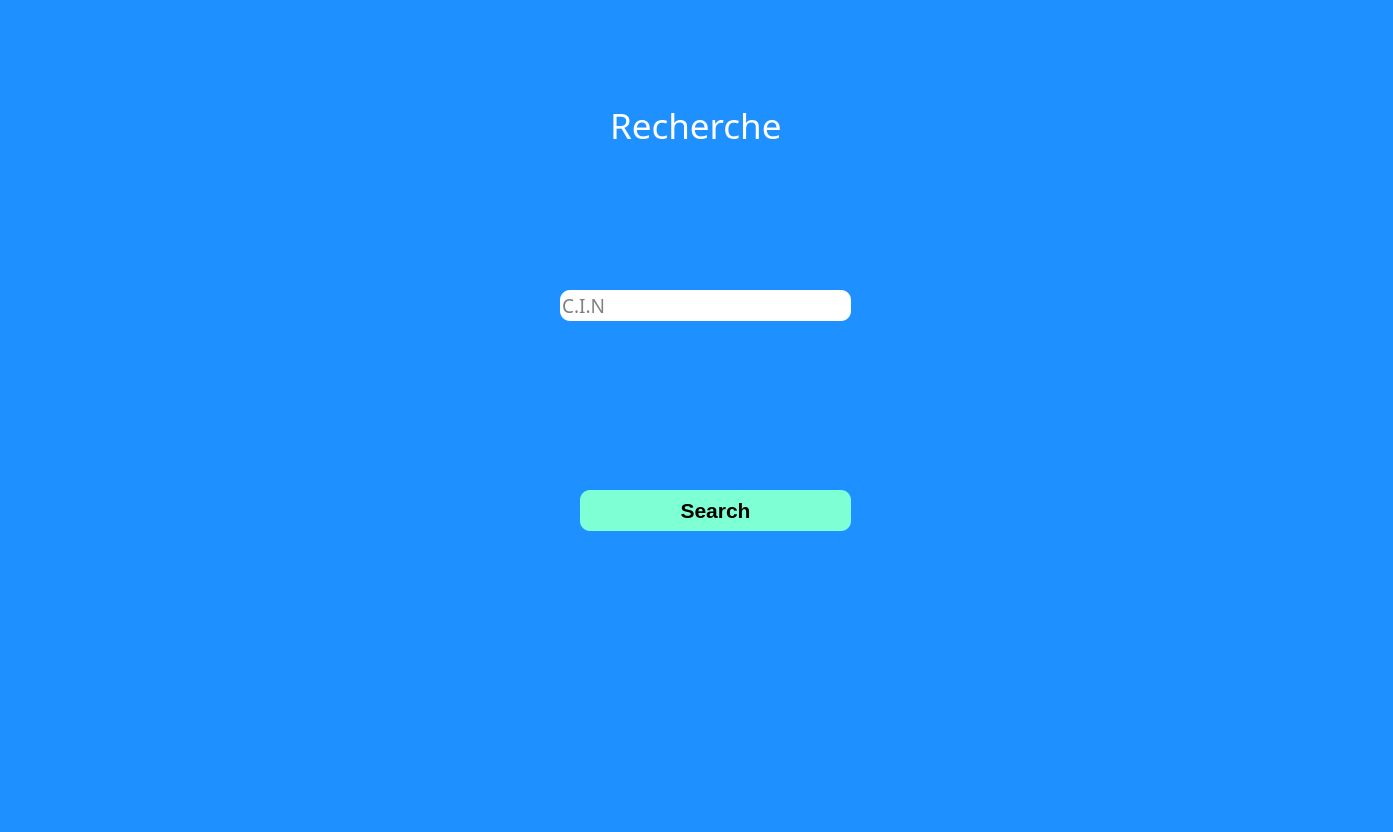
<?xml version="1.0" encoding="UTF-8"?>
<ui version="4.0">
 <class>Dialog</class>
 <widget class="QDialog" name="Dialog">
  <property name="geometry">
   <rect>
    <x>0</x>
    <y>0</y>
    <width>1393</width>
    <height>832</height>
   </rect>
  </property>
  <property name="windowTitle">
   <string>Dialog</string>
  </property>
  <property name="styleSheet">
   <string notr="true">background-color:DodgerBlue</string>
  </property>
  <widget class="QLabel" name="label">
   <property name="geometry">
    <rect>
     <x>-20</x>
     <y>-5</y>
     <width>1431</width>
     <height>841</height>
    </rect>
   </property>
   <property name="text">
    <string/>
   </property>
   <property name="pixmap">
    <pixmap resource="affc.qrc">:/pic/b2.jpg</pixmap>
   </property>
   <property name="scaledContents">
    <bool>true</bool>
   </property>
  </widget>
  <widget class="QLabel" name="label_2">
   <property name="geometry">
    <rect>
     <x>610</x>
     <y>100</y>
     <width>181</width>
     <height>51</height>
    </rect>
   </property>
   <property name="font">
    <font>
     <family>Bernard MT Condensed</family>
     <pointsize>26</pointsize>
    </font>
   </property>
   <property name="styleSheet">
    <string notr="true">background-color:none;
color:white</string>
   </property>
   <property name="text">
    <string>Recherche</string>
   </property>
  </widget>
  <widget class="QLineEdit" name="lineEdit">
   <property name="geometry">
    <rect>
     <x>560</x>
     <y>290</y>
     <width>291</width>
     <height>31</height>
    </rect>
   </property>
   <property name="font">
    <font>
     <family>Modern No. 20</family>
     <pointsize>14</pointsize>
    </font>
   </property>
   <property name="styleSheet">
    <string notr="true">QLineEdit{
border-style: outset;
background-color:white;
    border-radius: 10px;
}
QLineEdit:focus{
border:1.5px solid
}</string>
   </property>
   <property name="placeholderText">
    <string>C.I.N</string>
   </property>
  </widget>
  <widget class="QPushButton" name="pushButton">
   <property name="geometry">
    <rect>
     <x>580</x>
     <y>490</y>
     <width>271</width>
     <height>41</height>
    </rect>
   </property>
   <property name="font">
    <font>
     <pointsize>16</pointsize>
     <weight>75</weight>
     <bold>true</bold>
    </font>
   </property>
   <property name="styleSheet">
    <string notr="true">QPushButton{
border-style: outset;
background-color:Aquamarine;
    border-radius: 10px;
}
QPushButton:hover{
background-color:Aqua
}</string>
   </property>
   <property name="text">
    <string>Search</string>
   </property>
  </widget>
 </widget>
 <resources>
  <include location="affc.qrc"/>
 </resources>
 <connections/>
</ui>
